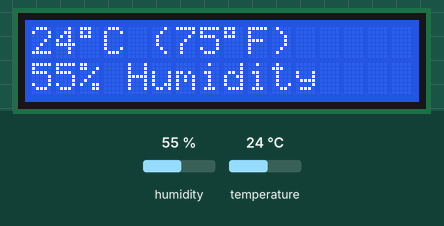
Bench run of a sketch on a simulated Arduino Uno, built with avr-gcc and run on an emulated ATmega328P. Shown: 16×2 character LCD. The inputs (shaded band) are chosen by the test bench; at power-on: humidity 55 %, temperature 24 °C. What the sketch prints to the serial monitor is not drawn.

Above: at 3.3 s.
3.4 s: humidity set to 22 %
At 10.4 s:
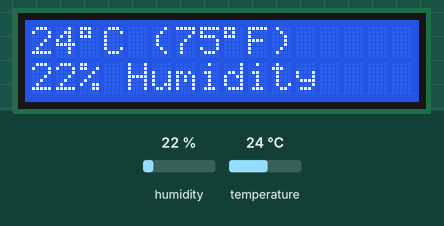
10.7 s: temperature set to 12 °C
At 16.8 s:
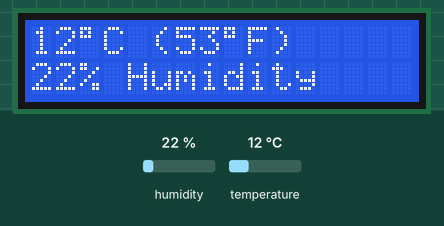
17.7 s: humidity set to 40 %
At 24.3 s:
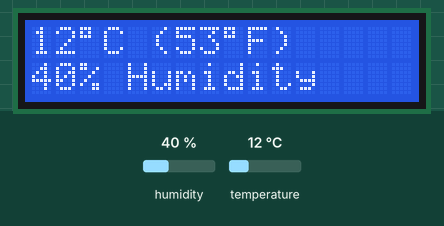
24.7 s: temperature set to 19 °C
At 30.7 s:
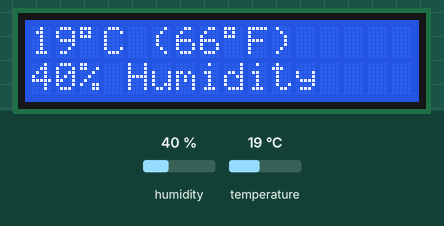
Timing chart, 0 to 32.2 s (numbered marks = the images above; inputs shaded):
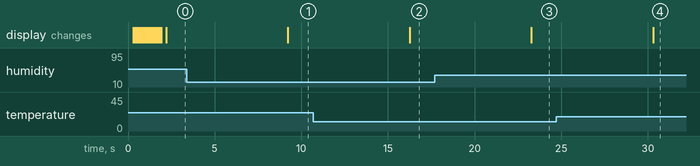

The sketch:

temphumid.00.ino
```cpp
#include <dht.h>
#include <LiquidCrystal.h>

// define pin and object for DHT11
#define dht_pin 2
dht DHT;

// initialize display (RS,E,D4,D5,D6,D7)
LiquidCrystal LCD(7,8,9,10,11,12);

// define degree symbol
const char deg = (char)223;

// pointless loading function
void pLoad(LiquidCrystal &obj) {
  obj.setCursor(0,0);
  for(int i=0;i<16;i++)
  {
    obj.print(".");
    delay(100);
  }
  obj.clear();
}

void setup() {
  delay(250);
  Serial.begin(9600);
  LCD.begin(16, 2);
  pLoad(LCD);
  delay(250);
}

void loop() {
  // get data from sensor
  DHT.read11(dht_pin);

  // make int to drop decimals
  int T = (int)DHT.temperature;
  int H = (int)DHT.humidity;
  int F = (DHT.temperature*1.8)+32;

  // print to serial
  Serial.print(T);
  Serial.print("*C, ");
  Serial.print(H);
  Serial.println("%");

  // print to LCD
  LCD.setCursor(0,0);
  LCD.print(T);
  LCD.print(deg);
  LCD.print("C (");
  LCD.print(F);
  LCD.print(deg);
  LCD.print("F)");
  // endl
  LCD.setCursor(0,2);
  LCD.print(H);
  LCD.print("% Humidity");

  // recommended MIN 2000ms delay before refresh.
  delay(7000);
}
```

Measured:
- after the input at 3.4 s, the display: changes after 5.8 s (image 1)
- after the input at 10.7 s, the display: changes after 5.5 s (image 2)
- after the input at 17.7 s, the display: changes after 5.6 s (image 3)
- after the input at 24.7 s, the display: changes after 5.6 s (image 4)
